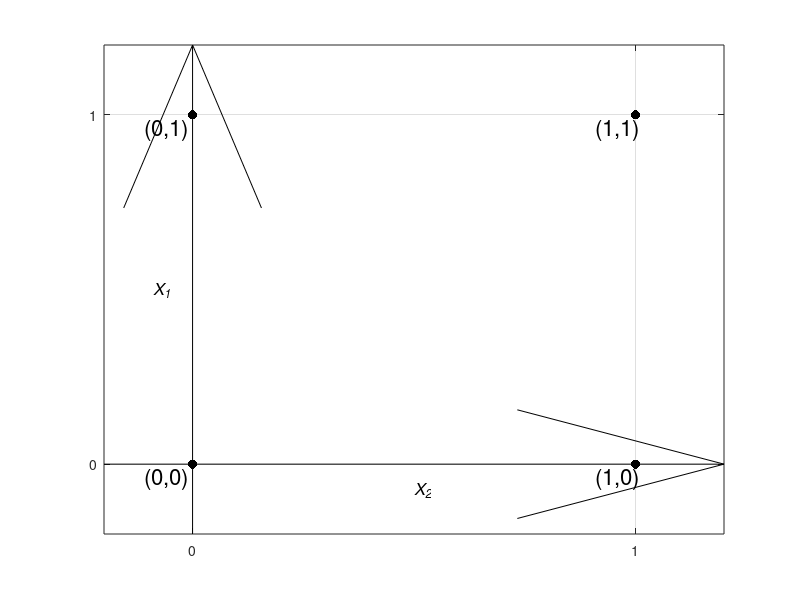
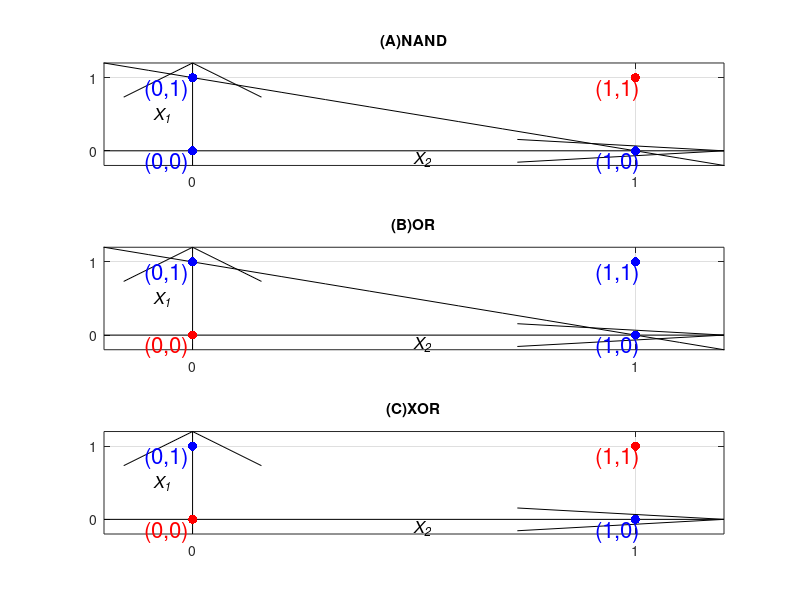
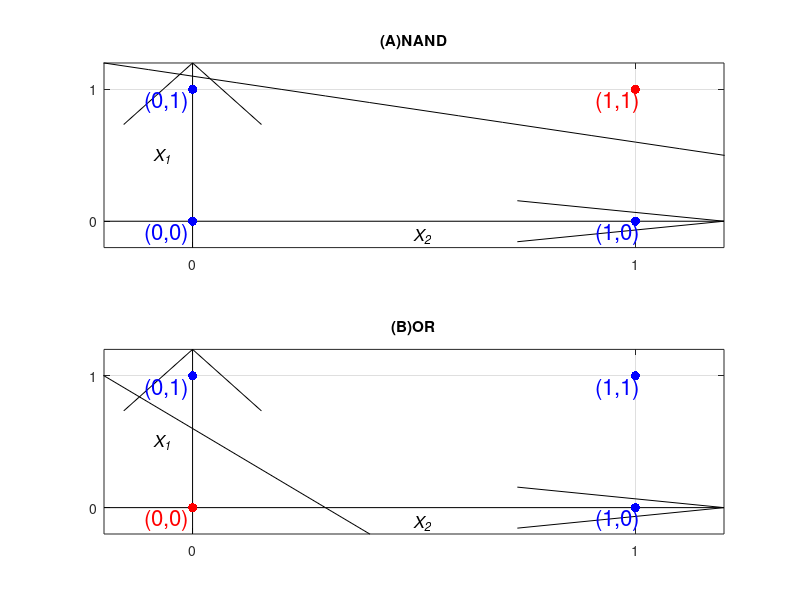

Here is the MATLAB script that generated these plots, in order:
clc
clear all
close all

X2 = [-0.5:0.1:1.5];

figure
quiver(0,-0.2,0,1.4,'Color','k','AutoScaleFactor',1); hold on
quiver(-0.2,0,1.4,0,'Color','k','AutoScaleFactor',1)
plot(0,0,'.k','MarkerSize',20)
plot(0,1,'.k','MarkerSize',20)
plot(1,0,'.k','MarkerSize',20)
plot(1,1,'.k','MarkerSize',20)
text(-0.01,-0.01,'(0,0)','FontSize',16,'VerticalAlignment','top','HorizontalAlignment','right')
text(-0.01,0.99,'(0,1)','FontSize',16,'VerticalAlignment','top','HorizontalAlignment','right')
text(1.01,-0.01,'(1,0)','FontSize',16,'VerticalAlignment','top','HorizontalAlignment','right')
text(1.01,0.99,'(1,1)','FontSize',16,'VerticalAlignment','top','HorizontalAlignment','right')
text(-0.05,0.5,'X_1','FontSize',12,'FontAngle','italic','HorizontalAlignment','right')
text(0.5,-0.05,'X_2','FontSize',12,'FontAngle','italic','VerticalAlignment','top')
xlim([-0.2 1.2])
ylim([-0.2 1.2])
xticks([0 1])
yticks([0 1])
grid on


figure
X1 = -(-(-X2+1));
subplot(3,1,1)
quiver(0,-0.2,0,1.4,'Color','k','AutoScaleFactor',1); hold on
quiver(-0.2,0,1.4,0,'Color','k','AutoScaleFactor',1)
plot(X2,X1,'k')
plot(0,0,'.b','MarkerSize',20)
plot(0,1,'.b','MarkerSize',20)
plot(1,0,'.b','MarkerSize',20)
plot(1,1,'.r','MarkerSize',20)
text(-0.01,-0.01,'(0,0)','FontSize',16,'VerticalAlignment','top','HorizontalAlignment','right','Color',[0 0 1])
text(-0.01,0.99,'(0,1)','FontSize',16,'VerticalAlignment','top','HorizontalAlignment','right','Color',[0 0 1])
text(1.01,-0.01,'(1,0)','FontSize',16,'VerticalAlignment','top','HorizontalAlignment','right','Color',[0 0 1])
text(1.01,0.99,'(1,1)','FontSize',16,'VerticalAlignment','top','HorizontalAlignment','right','Color',[1 0 0])
text(-0.05,0.5,'X_1','FontSize',12,'FontAngle','italic','HorizontalAlignment','right')
text(0.5,-0.0,'X_2','FontSize',12,'FontAngle','italic','VerticalAlignment','top')
xlim([-0.2 1.2])
ylim([-0.2 1.2])
xticks([0 1])
yticks([0 1])
grid on
title('(A)NAND')


subplot(3,1,2)
X1 = (-(X2-1));
quiver(0,-0.2,0,1.4,'Color','k','AutoScaleFactor',1); hold on
quiver(-0.2,0,1.4,0,'Color','k','AutoScaleFactor',1)
plot(X2,X1,'k')
plot(0,0,'.r','MarkerSize',20)
plot(0,1,'.b','MarkerSize',20)
plot(1,0,'.b','MarkerSize',20)
plot(1,1,'.b','MarkerSize',20)
text(-0.01,-0.01,'(0,0)','FontSize',16,'VerticalAlignment','top','HorizontalAlignment','right','Color',[1 0 0])
text(-0.01,0.99,'(0,1)','FontSize',16,'VerticalAlignment','top','HorizontalAlignment','right','Color',[0 0 1])
text(1.01,-0.01,'(1,0)','FontSize',16,'VerticalAlignment','top','HorizontalAlignment','right','Color',[0 0 1])
text(1.01,0.99,'(1,1)','FontSize',16,'VerticalAlignment','top','HorizontalAlignment','right','Color',[0 0 1])
text(-0.05,0.5,'X_1','FontSize',12,'FontAngle','italic','HorizontalAlignment','right')
text(0.5,-0.0,'X_2','FontSize',12,'FontAngle','italic','VerticalAlignment','top')
xlim([-0.2 1.2])
ylim([-0.2 1.2])
xticks([0 1])
yticks([0 1])
grid on
title('(B)OR')

subplot(3,1,3)
quiver(0,-0.2,0,1.4,'Color','k','AutoScaleFactor',1); hold on
quiver(-0.2,0,1.4,0,'Color','k','AutoScaleFactor',1)
plot(0,0,'.r','MarkerSize',20)
plot(0,1,'.b','MarkerSize',20)
plot(1,0,'.b','MarkerSize',20)
plot(1,1,'.r','MarkerSize',20)
text(-0.01,-0.01,'(0,0)','FontSize',16,'VerticalAlignment','top','HorizontalAlignment','right','Color',[1 0 0])
text(-0.01,0.99,'(0,1)','FontSize',16,'VerticalAlignment','top','HorizontalAlignment','right','Color',[0 0 1])
text(1.01,-0.01,'(1,0)','FontSize',16,'VerticalAlignment','top','HorizontalAlignment','right','Color',[0 0 1])
text(1.01,0.99,'(1,1)','FontSize',16,'VerticalAlignment','top','HorizontalAlignment','right','Color',[1 0 0])
text(-0.05,0.5,'X_1','FontSize',12,'FontAngle','italic','HorizontalAlignment','right')
text(0.5,-0.0,'X_2','FontSize',12,'FontAngle','italic','VerticalAlignment','top')
xlim([-0.2 1.2])
ylim([-0.2 1.2])
xticks([0 1])
yticks([0 1])
grid on
title('(C)XOR')


figure
X1 = -(-(-0.5*X2+1.1));
subplot(2,1,1)
quiver(0,-0.2,0,1.4,'Color','k','AutoScaleFactor',1); hold on
quiver(-0.2,0,1.4,0,'Color','k','AutoScaleFactor',1)
plot(X2,X1,'k')
plot(0,0,'.b','MarkerSize',20)
plot(0,1,'.b','MarkerSize',20)
plot(1,0,'.b','MarkerSize',20)
plot(1,1,'.r','MarkerSize',20)
text(-0.01,-0.01,'(0,0)','FontSize',16,'VerticalAlignment','top','HorizontalAlignment','right','Color',[0 0 1])
text(-0.01,0.99,'(0,1)','FontSize',16,'VerticalAlignment','top','HorizontalAlignment','right','Color',[0 0 1])
text(1.01,-0.01,'(1,0)','FontSize',16,'VerticalAlignment','top','HorizontalAlignment','right','Color',[0 0 1])
text(1.01,0.99,'(1,1)','FontSize',16,'VerticalAlignment','top','HorizontalAlignment','right','Color',[1 0 0])
text(-0.05,0.5,'X_1','FontSize',12,'FontAngle','italic','HorizontalAlignment','right')
text(0.5,-0.05,'X_2','FontSize',12,'FontAngle','italic','VerticalAlignment','top')
xlim([-0.2 1.2])
ylim([-0.2 1.2])
xticks([0 1])
yticks([0 1])
grid on
title('(A)NAND')


subplot(2,1,2)
X1 = (-(2*X2-0.6));
quiver(0,-0.2,0,1.4,'Color','k','AutoScaleFactor',1); hold on
quiver(-0.2,0,1.4,0,'Color','k','AutoScaleFactor',1)
plot(X2,X1,'k')
plot(0,0,'.r','MarkerSize',20)
plot(0,1,'.b','MarkerSize',20)
plot(1,0,'.b','MarkerSize',20)
plot(1,1,'.b','MarkerSize',20)
text(-0.01,-0.01,'(0,0)','FontSize',16,'VerticalAlignment','top','HorizontalAlignment','right','Color',[1 0 0])
text(-0.01,0.99,'(0,1)','FontSize',16,'VerticalAlignment','top','HorizontalAlignment','right','Color',[0 0 1])
text(1.01,-0.01,'(1,0)','FontSize',16,'VerticalAlignment','top','HorizontalAlignment','right','Color',[0 0 1])
text(1.01,0.99,'(1,1)','FontSize',16,'VerticalAlignment','top','HorizontalAlignment','right','Color',[0 0 1])
text(-0.05,0.5,'X_1','FontSize',12,'FontAngle','italic','HorizontalAlignment','right')
text(0.5,-0.05,'X_2','FontSize',12,'FontAngle','italic','VerticalAlignment','top')
xlim([-0.2 1.2])
ylim([-0.2 1.2])
xticks([0 1])
yticks([0 1])
grid on
title('(B)OR')
